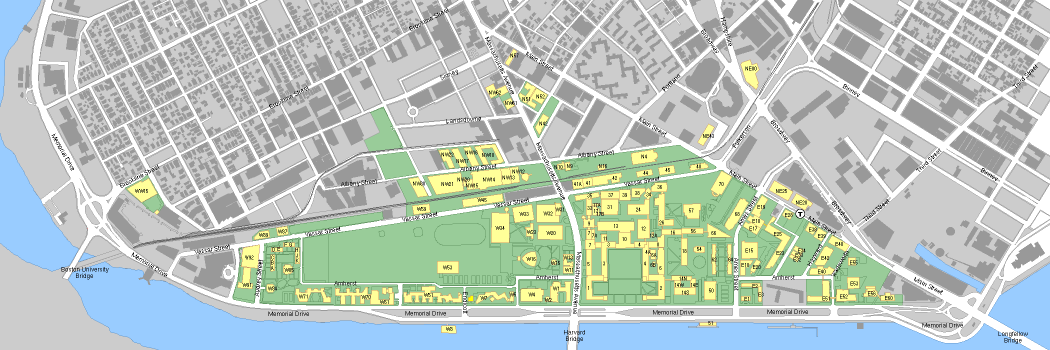
#> input picture map_parser/bigmap.png, 2100 x 700 px (shown at 1/2 size)
$ python big_map_parser.py
#> lines starting #> are read from the running program, lines starting #| are printed output that depends on the picture; after the words box and inside, x2 and y2 are one past the last pixel; in counts of white or black regions, pixels touching at a corner belong together

from PIL import Image as PILImage
import numpy as np


def match(positives):
    buildings = []
    done = set()
    test = np.zeros(positives.shape)
    for i in range(positives.shape[0]):
        for j in range(positives.shape[1]):
            if positives[i][j] == 255:
                if (i,j) not in done:
                    buildings.append({(i,j)})
                    done.add((i,j))
                    queue = [(i,j)]
                    index = 0
                    while index < len(queue):
                        pi,pj = queue[index]
                        test[pi][pj] = (7*(len(buildings)+1))%256
                        neighbors = [(pi+1,pj),(pi-1,pj),(pi,pj+1),(pi,pj-1),(pi+1,pj+1),(pi+1,pj-1),(pi-1,pj+1),(pi-1,pj-1)]
                        neighbors = [(pi+1,pj),(pi-1,pj),(pi,pj+1),(pi,pj-1)]
                        for ti,tj in neighbors:
                            if 0<=ti<positives.shape[0] and 0<=tj<positives.shape[1]:
                                if positives[ti][tj]==255 and (ti,tj) not in done:
                                    done.add((ti,tj))
                                    buildings[-1].add((ti,tj))
                                    queue.append((ti,tj))

                        index += 1
    return buildings,test

def match2(positives):
    buildings = []
    matching = {}
    done = set()
    test = np.zeros(positives.shape)
    for i in range(positives.shape[0]):
        for j in range(positives.shape[1]):
            if positives[i][j] == 255:
                if (i,j) not in done:
                    buildings.append({(i,j)})
                    done.add((i,j))
                    queue = [(i,j)]
                    index = 0
                    while index < len(queue):
                        pi,pj = queue[index]
                        test[pi][pj] = (7*(len(buildings)+1))%256
                        neighbors = [(pi+1,pj),(pi-1,pj),(pi,pj+1),(pi,pj-1),(pi+1,pj+1),(pi+1,pj-1),(pi-1,pj+1),(pi-1,pj-1)]
                        for ti,tj in neighbors:
                            if 0<=ti<positives.shape[0] and 0<=tj<positives.shape[1]:
                                if positives[ti][tj]==255 and (ti,tj) not in done:
                                    done.add((ti,tj))
                                    buildings[-1].add((ti,tj))
                                    queue.append((ti,tj))

                        index += 1
                    for p in buildings[-1]:
                        matching[p] = buildings[-1]
    return matching,test


def make_clouds(buildings,black):
    letters = []
    for b in buildings:
        letters.append(set())
        beento = set(b)
        queue = list(b)
        index =0
        while index < len(queue):
            if len(queue[index])==2:
                pi,pj = queue[index]
                n=0
            else:
                pi,pj,n = queue[index]
            neighbors = [(pi + 1, pj), (pi - 1, pj), (pi, pj + 1),
                         (pi, pj - 1), (pi + 1, pj + 1), (pi + 1, pj - 1),
                         (pi - 1, pj + 1), (pi - 1, pj - 1)]
            for ti, tj in neighbors:
                if 0 <= ti < black.shape[0] and 0 <= tj < black.shape[1]:
                    if (ti, tj) not in beento:
                        beento.add((ti, tj))
                        if n == 5:
                            if black[ti][tj]:
                                letters[-1].add((ti,tj))
                        elif black[ti][tj]:
                            letters[-1].add((ti, tj))
                            queue.append((ti, tj,n+1))
                        else:
                            queue.append((ti,tj,n+1))
            index += 1
    return letters


def make_clouds2(railroad):
    new_railroad = np.zeros(railroad.shape)
    for x in range(len(railroad)):
        for y in range(len(railroad[0])):
            if railroad[x][y]==255:
                new_railroad[x][y] = 255
                neighbors = [(x + 1, y), (x - 1, y), (x, y + 1),
                         (x, y - 1), (x + 1, y + 1), (x + 1, y - 1),
                         (x - 1, y + 1), (x - 1, y - 1)]

                for ti, tj in neighbors:
                    if 0 <= ti < railroad.shape[0] and 0 <= tj < railroad.shape[1]:
                        new_railroad[ti][tj] = 255

    return new_railroad


def map_parse():
    with open('bigmap.png', 'rb') as img_handle:
        img = PILImage.open(img_handle)
#> img is the input picture: PIL image 2100x700 P; mean R, G, B 187.3, 198.9, 192
        img = img.convert('RGB')
        img_data = np.array(img.getdata())
        yellow = np.all(np.equal(img_data,np.reshape(np.tile([255, 255, 153],len(img_data)),[len(img_data),3])),axis=1)
        yellow = 255*yellow
        # out = PILImage.new(mode='L', size=img.size)
        # out.putdata(yellow)
        # out.save('test.png')

        white = np.all(np.equal(img_data, np.reshape(
            np.tile([255, 255, 255], len(img_data)), [len(img_data), 3])),
                       axis=1)
        white = 255 * white
        white = np.reshape(white,[img.size[1],img.size[0]])
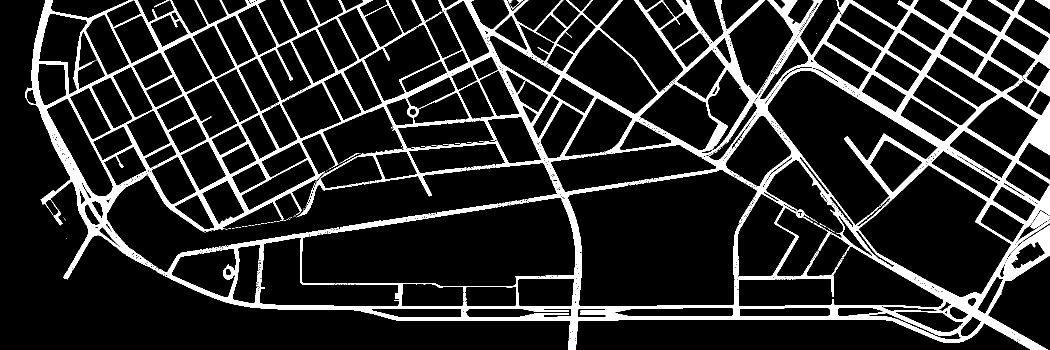
#> white: shape (700, 2100) int64 (shown at 1/2 size); 14.6% white; 180 white regions (144 under 20 px), largest, box (x1, y1, x2, y2) and area: (51, 0, 2100, 700) 210350, (2061, 422, 2100, 458) 648, (1647, 533, 1676, 594) 344
        # [5 lines of commented-out code are left out]


        c = set()
        for i in list(img_data):
            c.add(tuple(i))
#> after the loop, c = 14 items
        print(c)
#> (printed output is left out)

        railroad = np.all(np.equal(img_data, np.reshape(
            np.tile([102, 102, 102], len(img_data)), [len(img_data), 3])),
                          axis=1)
        railroad = 255*railroad

        mass = -255*np.pad(np.ones([10,10]),[[355,700-355-10],[1100,2100-1100-10]],'constant')
        mass = np.reshape(mass,[-1])
        railroad = mass+railroad
        out = PILImage.new(mode='L', size=img.size)
#> out: PIL image 2100x700 L; every value is 0
        out.putdata(np.reshape(railroad,[-1]))
#> out: PIL image 2100x700 L; 0.39% white in thin lines or dots, all inside (x1, y1, x2, y2) = (266, 5, 1639, 496)
        out.save('railroad.png')
        railroad = np.reshape(railroad,[img.size[1],img.size[0]])
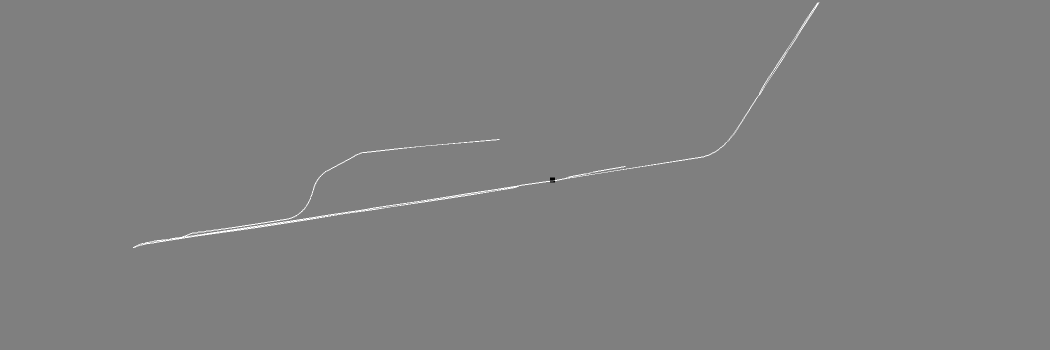
#> railroad: shape (700, 2100) float64 (shown at 1/2 size); min -255, max 255, mean 1; drawn with min black and max white
        railroad = make_clouds2(railroad)
#> after the loop in make_clouds2, `for x in range(len(railroad)):`:
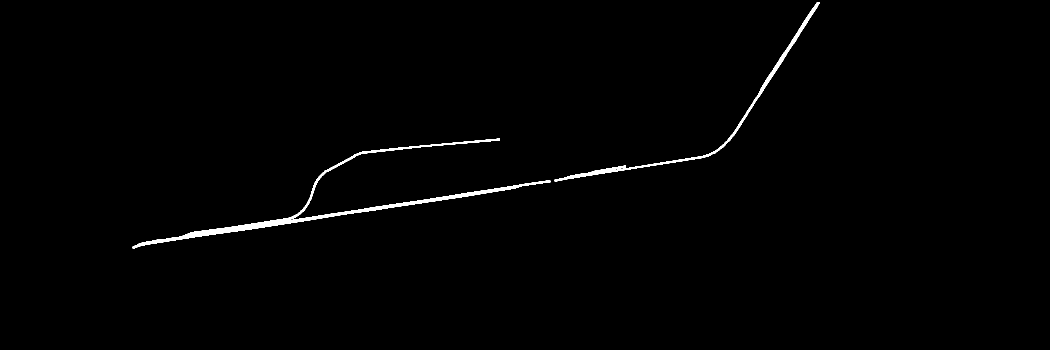
#> new_railroad: shape (700, 2100) float64 (shown at 1/2 size); 0.82% white; 2 white regions, box (x1, y1, x2, y2) and area: (265, 277, 1101, 497) 8164, (1109, 4, 1640, 363) 3907

        briggs = np.all(np.equal(img_data, np.reshape(
            np.tile([153, 204, 153], len(img_data)), [len(img_data), 3])),
                          axis=1)
        briggs = 255*briggs
        # out = PILImage.new(mode='L', size=img.size)
        # out.putdata(np.reshape(briggs, [-1]))
        # out.save('briggs.png')
        briggs = np.reshape(briggs, [img.size[1], img.size[0]])
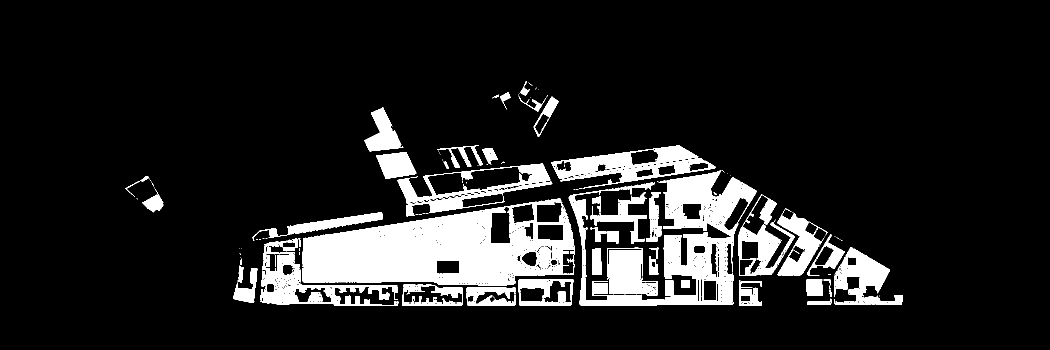
#> briggs: shape (700, 2100) int64 (shown at 1/2 size); 11.7% white; 327 white regions (162 under 20 px), largest, box (x1, y1, x2, y2) and area: (658, 403, 1149, 571) 49333, (1326, 341, 1514, 606) 19997, (1102, 291, 1431, 377) 10348

        print(img.size)
#| (2100, 700)


        briggs_vals = {(525,630),(525,750)}
        queue = list(briggs_vals)
        index = 0
        test = np.zeros(briggs.shape)

        while index < len(queue):
            pi, pj = queue[index]
            test[pi][pj] = 255
            neighbors = [(pi + 1, pj), (pi - 1, pj), (pi, pj + 1),
                         (pi, pj - 1)]
            for ti, tj in neighbors:
                if 0 <= ti < img.size[1] and 0 <= tj < img.size[0]:
                    if briggs[ti][tj] == 255 and (ti, tj) not in briggs_vals:
                        briggs_vals.add((ti, tj))
                        queue.append((ti, tj))
            index += 1

        red = np.all(np.equal(img_data, np.reshape(
            np.tile([204, 153, 102], len(img_data)), [len(img_data), 3])),
                     axis=1)
        red = 255 * red
        red = np.reshape(red,[img.size[1],img.size[0]])
#> red: shape (700, 2100) int64; 1% white in thin lines or dots, all inside (x1, y1, x2, y2) = (253, 97, 1790, 667)


        yellow = np.reshape(yellow, [img.size[1],img.size[0]])
#> yellow: shape (700, 2100) int64; 4.9% white; 173 white regions (28 under 20 px), largest, box (x1, y1, x2, y2) and area: (933, 334, 1039, 379) 2905, (856, 346, 927, 389) 2115, (983, 415, 1018, 485) 2008
        # out = PILImage.new(mode='L', size=img.size)
        # out.putdata(np.reshape(yellow,[-1]))
        # out.save('test_r.png')

        buildings,t = match(yellow)
#> after the loop in match, `for i in range(positives.shape[0]):`:
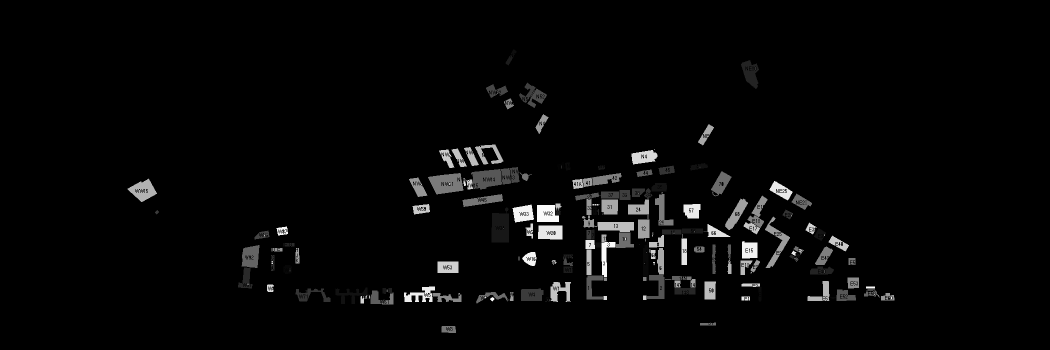
#> test: shape (700, 2100) float64 (shown at 1/2 size); min 0, max 255, mean 6.6
#> buildings = 347 items
        # out = PILImage.new(mode='L', size=img.size)
        # out.putdata(np.reshape(t,[-1]))
        # out.save('colorbuild.png')

        black = np.all(np.equal(img_data, np.reshape(
            np.tile([0, 0, 0], len(img_data)), [len(img_data), 3])),
                       axis=1)
        black = np.reshape(black,[img.size[1],img.size[0]])
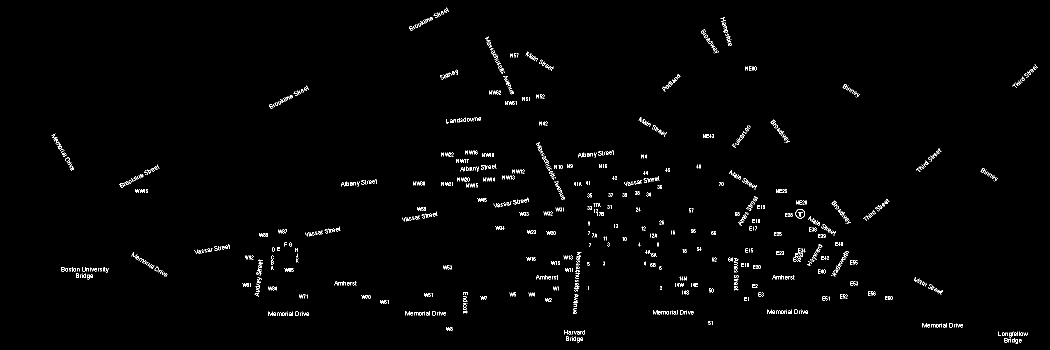
#> black: shape (700, 2100) bool (shown at 1/2 size); 1.1% white in thin lines or dots

        possible_letters = make_clouds(buildings,black)
#> the loop in make_clouds, `for b in buildings:` made 347 passes
#> possible_letters = 347 items
        black = 255 * black
#> black: shape (700, 2100) int64; 1.1% white in thin lines or dots
        letters,t2 = match2(black)
#> after the loop in match2, `for i in range(positives.shape[0]):`:
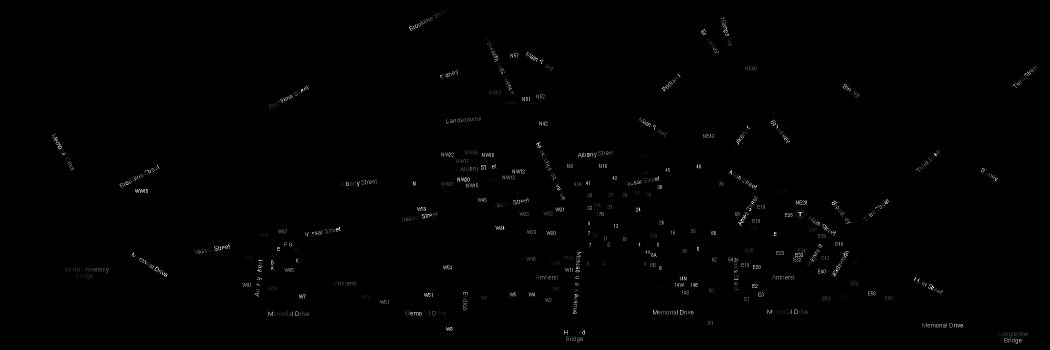
#> test: shape (700, 2100) float64 (shown at 1/2 size); min 0, max 255, mean 1.4
#> letters = 15825 items

        # [23 lines of commented-out code are left out]

#> (the run stopped early here; a loop or call above may not have finished)
